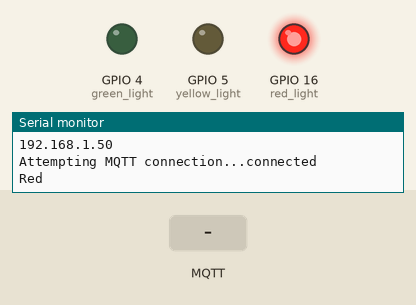
Simulated run of this sketch. Board: ESP8266 (NodeMCU). Parts: output pins drawn as LEDs (lit = HIGH), the last lines printed to the serial monitor. The test bench sets the inputs (shaded band). WiFi joins after 1.5 s; servers stay silent unless stated; random numbers use the default seed unless the sketch sets one; no MQTT or app messages arrive unless stated.

Above: at 2.7 s.
2.8 s: MQTT message "1" arrives on the first subscribed topic
At 12.1 s:
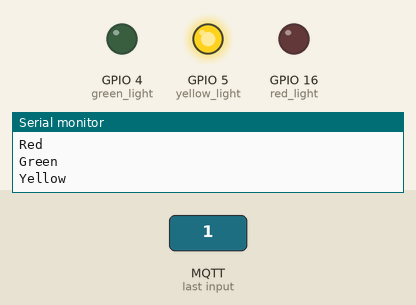
15.1 s: MQTT message "2" arrives on the first subscribed topic
At 25.8 s:
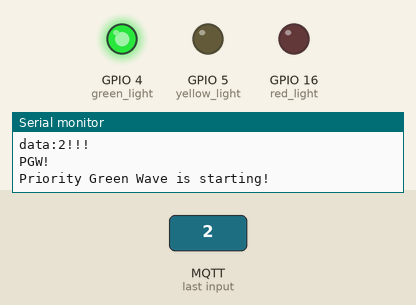
26.1 s: MQTT message "on" arrives on the first subscribed topic
Timing chart, 0 to 53.1 s (numbered marks = the images above; inputs shaded):
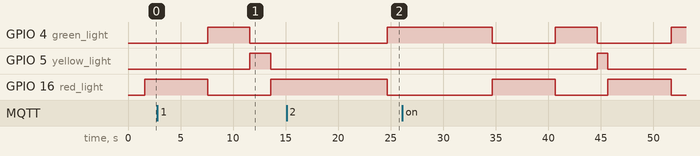

Measured:
- after the input at 15.1 s, GPIO 4 (green_light): LOW → HIGH after 9.5 s; GPIO 16 (red_light): HIGH → LOW after 9.5 s

The sketch:

controle_semaforo2.ino
```cpp
#include <ESP8266WiFi.h>
#include <WiFiClientSecure.h>
#include <PubSubClient.h>

// Update these with values suitable for your network.
const char* ssid = "3bits_203-2.4Ghz";
const char* password = "Apto!203@)#";
//const char* ssid = "Network_Mustard";
//const char* password = "458@33ns!";
const char* mqtt_server = "mqtt.tago.io";
#define mqtt_port 1883
#define MQTT_USER "esp8266"
#define MQTT_PASSWORD "e8e008b2-edba-4954-bd58-6111f26c8d41"
#define MQTT_SERIAL_PUBLISH_CH "Area_1/semaforo_2/light_color"
#define MQTT_SERIAL_RECEIVER_CH "Area_1/semaforos/PGW"

//D0, D1, D2
int red_light=16, yellow_light=5, green_light=4; //pin definition for the traffic light

WiFiClient wifiClient;

PubSubClient client(wifiClient);

void setup_wifi() {
  delay(10);
  // We start by connecting to a WiFi network
  Serial.println();
  Serial.print("Connecting to ");
  Serial.println(ssid);
  WiFi.begin(ssid, password);
  while (WiFi.status() != WL_CONNECTED) {
    delay(500);
    Serial.print(".");
  }
  randomSeed(micros());
  Serial.println("");
  Serial.println("WiFi connected");
  Serial.println("IP address: ");
  Serial.println(WiFi.localIP());
  WiFi.setAutoReconnect(true);
  WiFi.persistent(true);
}

void reconnect() {
  // Loop until we're reconnected
  while (!client.connected()) {
    Serial.print("Attempting MQTT connection...");
    // Create a random client ID
    String clientId = "ESP8266Client-";
    clientId += String(random(0xffff), HEX);
    // Attempt to connect
    if (client.connect(clientId.c_str(),MQTT_USER,MQTT_PASSWORD)) {
      Serial.println("connected");
      //Once connected, publish an announcement...
      client.publish("Area_1/semaforo_2/light_color", "initializing...");
      // ... and resubscribe
      client.subscribe(MQTT_SERIAL_RECEIVER_CH);
    } else {
      Serial.print("failed, rc=");
      Serial.print(client.state());
      Serial.println(" try again in 5 seconds");
      // Wait 5 seconds before retrying
      delay(5000);
    }
  }
}

void priorityGreenWave() {
  delay(1000);
  digitalWrite(red_light,LOW);
  digitalWrite(yellow_light,LOW);
  digitalWrite(green_light,HIGH);

  Serial.print("Priority Green Wave is starting!");
  Serial.println();
  publishSerialData("PGW!");
  delay(10000);

  Serial.print("End of Priority Green Wave");
  Serial.println();
}

void emergency() {
  Serial.print("Emergency");
  Serial.println();
  publishSerialData("Area_1 Emergency");
  digitalWrite(red_light,LOW);
  digitalWrite(yellow_light,HIGH);
  digitalWrite(green_light,LOW);
  delay(1000);

  digitalWrite(red_light,HIGH);
  digitalWrite(yellow_light,LOW);
  digitalWrite(green_light,LOW);
  delay(10000);

  Serial.print("End of Emergency");
  Serial.println();
}

void normalTrafficLigth() {
  digitalWrite(red_light,HIGH);
  digitalWrite(yellow_light,LOW);
  digitalWrite(green_light,LOW);
  Serial.print("Red");
  Serial.println();
  publishSerialData("Red");
  delay(6000);

  digitalWrite(red_light,LOW);
  digitalWrite(yellow_light,LOW);
  digitalWrite(green_light,HIGH);
  Serial.print("Green");
  Serial.println();
  publishSerialData("Green");
  delay(4000);

  digitalWrite(red_light,LOW);
  digitalWrite(yellow_light,HIGH);
  digitalWrite(green_light,LOW);
  Serial.print("Yellow");
  Serial.println();
  publishSerialData("Yellow");
  delay(1000);
}

void callback(char* topic, byte *payload, unsigned int length) {
  Serial.println();
  Serial.println("-------new message from broker-----");
  Serial.print("channel:");
  Serial.println(topic);
  Serial.print("data:");
  Serial.write(payload, length);
  Serial.println("!!!");
  if((char)payload[0] == '2'){
    Serial.println("PGW!");
    priorityGreenWave();
  }
  if((char)payload[0] == '1'){
    emergency();
  }
}


//---------------SETUP---------------
void setup() {
  Serial.begin(9600);
  Serial.setTimeout(500);// Set time out for
  setup_wifi();
  client.setServer(mqtt_server, mqtt_port);
  client.setCallback(callback);
  reconnect();

  //Set Pins as outputs
  pinMode(red_light,OUTPUT);
  pinMode(yellow_light,OUTPUT);
  pinMode(green_light,OUTPUT);

  //Start the program with all light off
  digitalWrite(red_light,LOW);
  digitalWrite(yellow_light,LOW);
  digitalWrite(green_light,LOW);
}

void publishSerialData(char *serialData){
  if (!client.connected()) {
    reconnect();
  }
  client.publish(MQTT_SERIAL_PUBLISH_CH, serialData);
}

void loop() {
   client.loop();
   if (!client.connected()) {
    reconnect();
   }
   normalTrafficLigth();
   client.loop();
}
```
